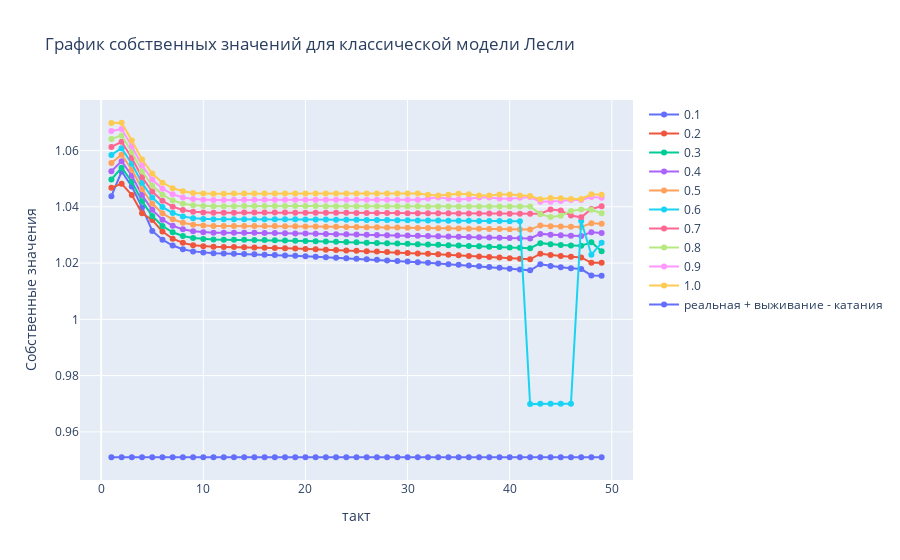

The code cell stored with this chart in its notebook:
### Markdown cell above
Все собственные значения вещественные, поэтому с чистой совестью строю двумерный график и беру модули

### Code cell
fig = go.Figure()
for label, data in eigenvalues.items():
    fig.add_trace(go.Scatter(x=list(range(1, len(data))), y=data[:-1], mode='lines+markers', name=label))
fig.add_trace(go.Scatter(x=list(range(1, len(data))), y=[max(np.abs(eigenvalues2))] * 49, mode='lines+markers', name='реальная + выживание - катания'))
fig.update_layout(title='График собственных значений для классической модели Лесли', xaxis_title='такт', yaxis_title='Собственные значения')
fig.show()
